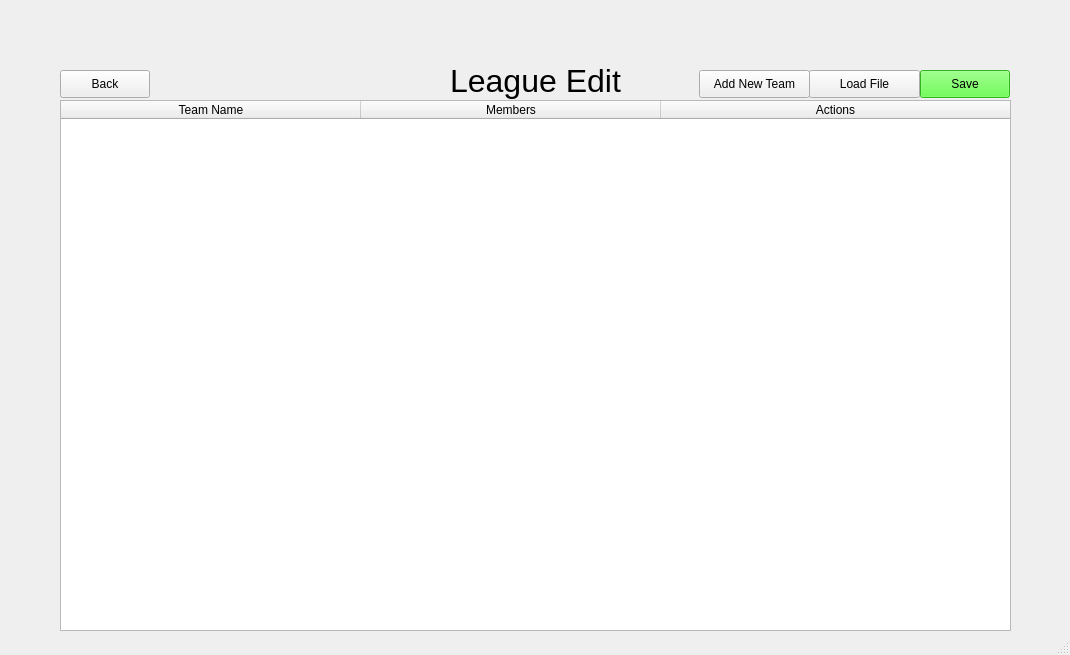
<?xml version="1.0" encoding="UTF-8"?>
<ui version="4.0">
 <class>LeagueManager:LeagueEdit</class>
 <widget class="QMainWindow" name="LeagueManager:LeagueEdit">
  <property name="geometry">
   <rect>
    <x>0</x>
    <y>0</y>
    <width>1070</width>
    <height>655</height>
   </rect>
  </property>
  <property name="windowTitle">
   <string>LeagueManager:LeagueEdit</string>
  </property>
  <widget class="QWidget" name="centralwidget">
   <widget class="QTableWidget" name="tableWidget">
    <property name="geometry">
     <rect>
      <x>60</x>
      <y>100</y>
      <width>951</width>
      <height>531</height>
     </rect>
    </property>
    <property name="minimumSize">
     <size>
      <width>951</width>
      <height>0</height>
     </size>
    </property>
    <attribute name="horizontalHeaderCascadingSectionResizes">
     <bool>false</bool>
    </attribute>
    <attribute name="horizontalHeaderMinimumSectionSize">
     <number>300</number>
    </attribute>
    <attribute name="horizontalHeaderStretchLastSection">
     <bool>true</bool>
    </attribute>
    <column>
     <property name="text">
      <string>Team Name</string>
     </property>
    </column>
    <column>
     <property name="text">
      <string>Members</string>
     </property>
    </column>
    <column>
     <property name="text">
      <string>Actions</string>
     </property>
    </column>
   </widget>
   <widget class="QPushButton" name="LoadButton">
    <property name="geometry">
     <rect>
      <x>809</x>
      <y>70</y>
      <width>111</width>
      <height>28</height>
     </rect>
    </property>
    <property name="text">
     <string>Load File</string>
    </property>
   </widget>
   <widget class="QPushButton" name="AddButton">
    <property name="geometry">
     <rect>
      <x>699</x>
      <y>70</y>
      <width>111</width>
      <height>28</height>
     </rect>
    </property>
    <property name="text">
     <string>Add New Team</string>
    </property>
   </widget>
   <widget class="QPushButton" name="SaveButton">
    <property name="geometry">
     <rect>
      <x>920</x>
      <y>70</y>
      <width>90</width>
      <height>28</height>
     </rect>
    </property>
    <property name="whatsThis">
     <string>Saves the current league view to the database.</string>
    </property>
    <property name="autoFillBackground">
     <bool>false</bool>
    </property>
    <property name="styleSheet">
     <string notr="true">background-color:rgb(66, 255, 33);</string>
    </property>
    <property name="text">
     <string>Save</string>
    </property>
   </widget>
   <widget class="QLabel" name="LeagueEdit">
    <property name="geometry">
     <rect>
      <x>60</x>
      <y>60</y>
      <width>951</width>
      <height>41</height>
     </rect>
    </property>
    <property name="font">
     <font>
      <pointsize>24</pointsize>
     </font>
    </property>
    <property name="styleSheet">
     <string notr="true"/>
    </property>
    <property name="text">
     <string>League Edit</string>
    </property>
    <property name="scaledContents">
     <bool>true</bool>
    </property>
    <property name="alignment">
     <set>Qt::AlignCenter</set>
    </property>
   </widget>
   <widget class="QPushButton" name="BackButton">
    <property name="geometry">
     <rect>
      <x>60</x>
      <y>70</y>
      <width>90</width>
      <height>28</height>
     </rect>
    </property>
    <property name="text">
     <string>Back</string>
    </property>
   </widget>
  </widget>
  <widget class="QStatusBar" name="statusbar"/>
 </widget>
 <resources/>
 <connections/>
</ui>
